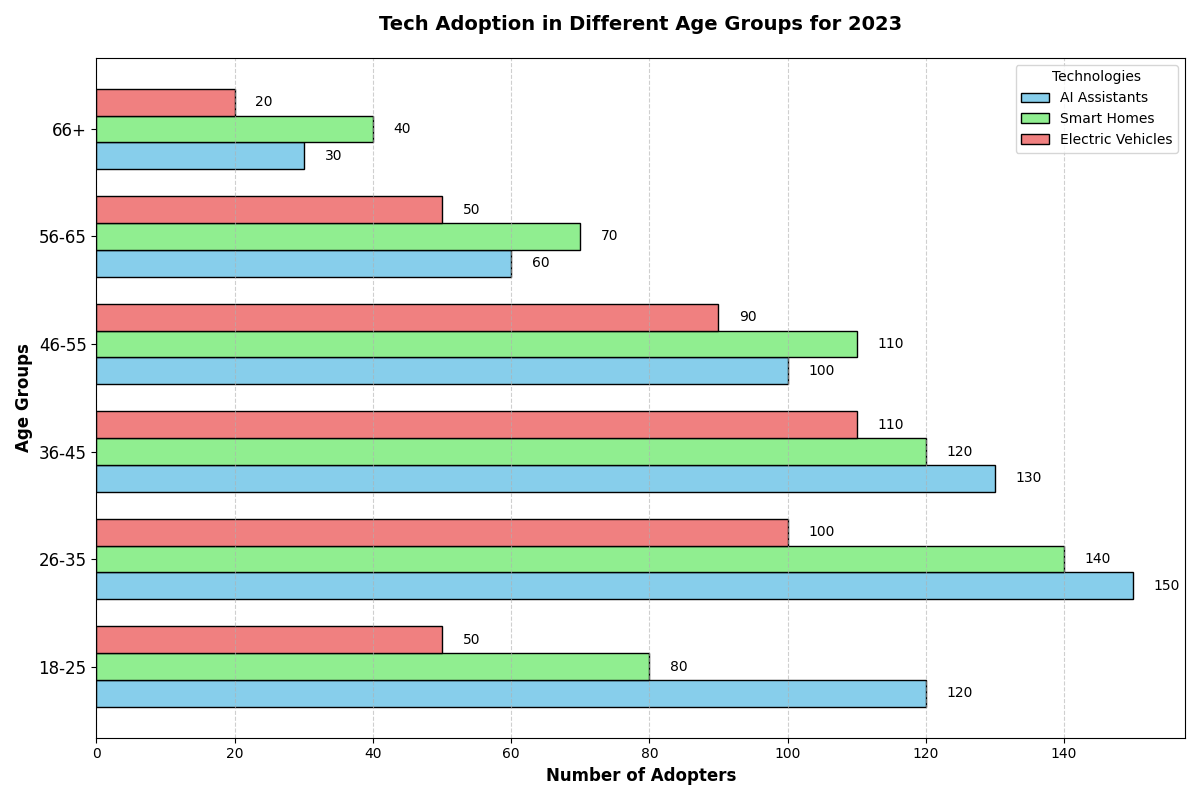

This chart was generated by the following Python code:
import matplotlib.pyplot as plt
import numpy as np

# Age Groups
age_groups = ['18-25', '26-35', '36-45', '46-55', '56-65', '66+']

# Data inputs
ai_assistants = [120, 150, 130, 100, 60, 30]
smart_homes = [80, 140, 120, 110, 70, 40]
electric_vehicles = [50, 100, 110, 90, 50, 20]

# Create figure and axis objects
fig, ax = plt.subplots(figsize=(12, 8))

# Bar heights
height = 0.25

# Set the positions of the bars on the y-axis
bar1 = np.arange(len(age_groups))
bar2 = [y + height for y in bar1]
bar3 = [y + height for y in bar2]

# Plotting the horizontal bars
ax.barh(bar1, ai_assistants, height, label='AI Assistants', color='skyblue', edgecolor='black')
ax.barh(bar2, smart_homes, height, label='Smart Homes', color='lightgreen', edgecolor='black')
ax.barh(bar3, electric_vehicles, height, label='Electric Vehicles', color='lightcoral', edgecolor='black')

# Adding labels and title
ax.set_ylabel('Age Groups', fontsize=12, weight='bold')
ax.set_xlabel('Number of Adopters', fontsize=12, weight='bold')
ax.set_title('Tech Adoption in Different Age Groups for 2023', fontsize=14, weight='bold', pad=20)

# Customizing the y-axis values
ax.set_yticks([r + height for r in range(len(age_groups))])
ax.set_yticklabels(age_groups, fontsize=12)

# Adding value labels next to bars
def add_value_labels(y_positions, values):
    for y_pos, value in zip(y_positions, values):
        ax.text(value + 3, y_pos, str(value), va='center', color='black', fontsize=10)

add_value_labels(bar1, ai_assistants)
add_value_labels(bar2, smart_homes)
add_value_labels(bar3, electric_vehicles)

# Adding legend
ax.legend(title='Technologies', loc='upper right', fontsize=10)

# Add gridlines to x-axis for better readability
ax.xaxis.grid(True, linestyle='--', alpha=0.6)

# Show plot with tight layout to avoid overlap
plt.tight_layout()
plt.show()
